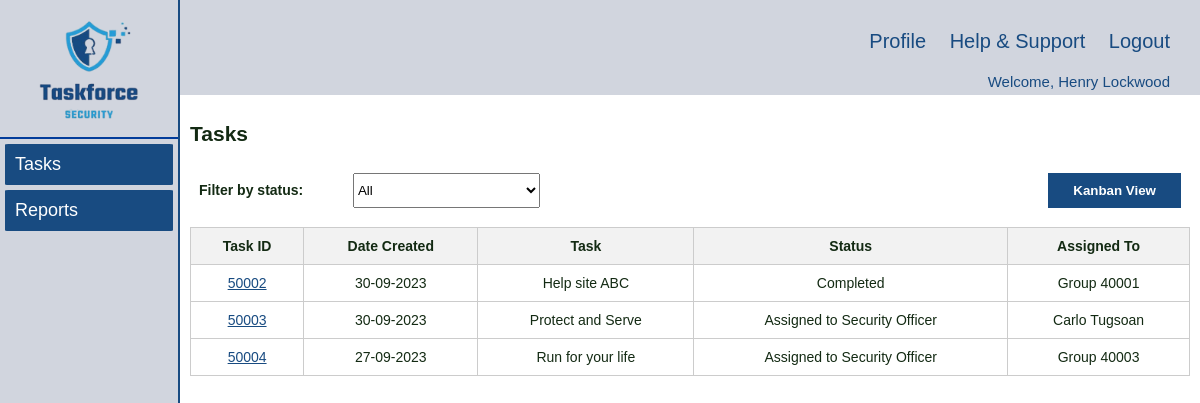
/supervisor/tasks.php (signed in), run on an earlier commit of the app's database.
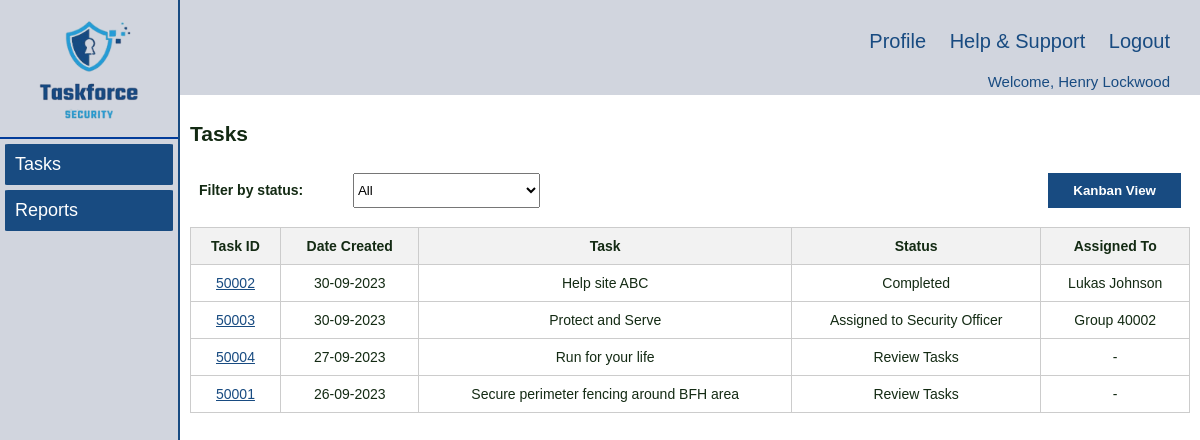
And on a later commit of the database.
### tables this page shows
CREATE TABLE `Task` (
  `taskId` int(5) NOT NULL,
  `taskName` varchar(50) NOT NULL,
  `taskDetailsCli` text NOT NULL,
  `taskDetailsDis` text DEFAULT NULL,
  `taskDetailsSup` text DEFAULT NULL,
  `dateCreated` date NOT NULL,
  `dateFrom` date NOT NULL,
  `dateTo` date NOT NULL,
  `statusDis` char(5) NOT NULL,
  `statusSup` char(5) DEFAULT NULL,
  `dispatcherId` int(5) DEFAULT NULL,
  `supervisorId` int(5) DEFAULT NULL,
  `scheduleId` int(5) DEFAULT NULL,
  `declineReason` text DEFAULT NULL,
  `timestamp` timestamp NOT NULL DEFAULT current_timestamp() ON UPDATE current_timestamp()
);

CREATE TABLE `Status` (
  `statusId` char(5) NOT NULL,
  `status` varchar(100) NOT NULL
);

CREATE TABLE `User` (
  `userId` int(5) NOT NULL,
  `fName` varchar(50) NOT NULL,
  `lName` varchar(50) NOT NULL,
  `role` varchar(20) NOT NULL,
  `dateStart` date NOT NULL,
  `password` varchar(30) NOT NULL,
  `timestamp` timestamp NOT NULL DEFAULT current_timestamp()
);

### supervisor/tasks.php (the view, shortened to what this page needs)
<!DOCTYPE html>
<html lang="en">
<head>
  <link rel="stylesheet" href="../styles/navigation.css" />
  <link rel="stylesheet" href="../styles/style.css" />
</head>
<body>
  <div class="wrapper">
    <div class="left_navbar">
      <div class="logo">
        <img src="../images/Logo.png" alt="" onclick="redirecttotask()" />
      </div>
      <ul>
        <a href="tasks.php">
          <li>Tasks</li>
        </a>
        <a href="reports.php">
          <li>Reports</li>
        </a>
      </ul>
    </div>
    <div class="right_content">
      <div class="upper_navbar">
        <a href="../profile/profile.php">Profile</a>
        <a href="../help_support/help_support.php">Help & Support</a>
        <a href="../login/login.php">Logout</a>
      </div>
      <div class="upper_navbar_user">
        <?php
        $loginUserId = $_SESSION['loginUserId'];
        $loginName = $_SESSION['loginName'];
        echo 'Welcome, ' . $loginName;
        ?>
      </div>
      <div class="main_content">
        <h2>Tasks</h2>
        <div class="divtoggle">
          <div class="filterstatus">
            <label for="filterdropdown">Filter by status:</label>
            <select id="filterdropdown" name="Status">
              <option value="All">All</option>
            </select>
          </div>
          <button class="buttoggle" id="toggleViewButton"></button>
        </div>
        <form>
        <?php
          require_once "../inc/dbconn.inc.php";
          $sql = "SELECT T.taskId, T.dateCreated, T.taskName, T.scheduleId, S.status
                  FROM Task T JOIN Status S ON T.statusSup = S.statusId
                  WHERE T.statusSup IN ('SUP01','SUP02','SUP03','SUP04') AND T.supervisorId = $loginUserId
                  ORDER BY T.dateCreated DESC";
          $tasks = [];
          if ($result = mysqli_query($conn, $sql)) {
            if (mysqli_num_rows($result) > 0) {
              while ($row = mysqli_fetch_assoc($result)) {
                $tasks[] = $row;
              }
            }
          }
        ?>
          <div class="ListView">
            <table id="tasktable">
              <thead>
                <tr>
                  <th>Task ID</th>
                  <th>Date Created</th>
                  <th>Task</th>
                  <th>Status</th>
                  <th>Assigned To</th>
                </tr>
              </thead>
              <tbody id="TaskTableBody">
                <?php
                foreach ($tasks as $task) :
                  $sql = "SELECT U.userId, U.fName, U.lName
                        FROM User U
                        JOIN User_Schedule US ON U.userId = US.userId
                        JOIN Task T ON US.scheduleId = T.scheduleId
                        WHERE T.scheduleId = ?";
                    $statement = mysqli_stmt_init($conn);
                    $users = [];
                    if (mysqli_stmt_prepare($statement, $sql)) {
                        mysqli_stmt_bind_param($statement, 'i', $task['scheduleId']);
                        if (mysqli_stmt_execute($statement)) {
                            $result = mysqli_stmt_get_result($statement);
                            while ($row = mysqli_fetch_assoc($result)) {
                                $users[] = $row;
                            }
                        }
                    }
                ?>
                  <tr>
                      <td>
                          <a href="javascript:void(0);" onclick="redirectToTasksSoPage('<?php echo $task['taskId']; ?>', '<?php echo $task['dateCreated']; ?>',
                              '<?php echo $task['taskName']; ?>', '<?php echo $task['status']; ?>')">
                              <?php echo (isset($task['taskId']) ? htmlspecialchars($task['taskId']) : ''); ?>
                          </a>
                      </td>
                      <td>
                      <?php
                        if (isset($task['dateCreated'])) {
                            $dateCreated = date('d-m-Y', strtotime($task['dateCreated']));
                            echo htmlspecialchars($dateCreated);
                        } else {
                            echo '';
                        }
                        ?>
                      </td>
                      <td><?php echo (isset($task['taskName']) ? htmlspecialchars($task['taskName']) : ''); ?></td>
                      <td><?php echo (isset($task['status']) ? htmlspecialchars($task['status']) : ''); ?></td>
                      <?php
                      if(count($users) > 1) {
                      ?>
                        <td><?php echo (isset($task['scheduleId']) ? 'Group ' . htmlspecialchars($task['scheduleId']) : '-'); ?></td>
                      <?php
                      } else {
                        $user = $users[0];
                      ?>
                        <td><?php echo (isset($user['fName']) && isset($user['fName']) ? htmlspecialchars($user['fName']) . ' ' . htmlspecialchars($user['lName']) : '-'); ?></td>
                      <?php
                      }
                      ?>
                  </tr>
                <?php endforeach;
                ?>
              </tbody>
            </table>
          </div>
        </form>
      </div>
    </div>
  </div>
</body>
</html>

### styles/navigation.css (style rules this page uses)
body { margin: 0% !important; }
.wrapper { width: 100%; height: 100vh; }
.left_navbar { float: left; width: 14.8%; height: 100%; position: fixed; background-color: #D1D5DE; border-right: 2px solid #184B81; }
.left_navbar .logo { margin-top: 20px; margin-bottom: 10px; text-align: center; }
.left_navbar .logo img { width: 100px; height: 100px; margin: 0px auto; }
.left_navbar ul { list-style-type: none; padding-inline-start: 0px !important; border-top: 2px solid #023C9A; }
.left_navbar ul li { font-size: 18px; margin: 5px; padding: 10px; background-color: #184B81; border-radius: 2%; color: white; }
.left_navbar ul a { color: #132A13; text-decoration: none; }
.right_content { float: right; width: 85%; }
.upper_navbar { text-align: right; background-color: #D1D5DE; padding: 30px 30px 20px 30px; font-size: 20px; }
.upper_navbar a { margin-left: 18px; text-decoration: none; color: #184B81; }
.upper_navbar_user { text-align: right; background-color: #D1D5DE; font-size: 15px; color: #184B81; padding-right: 30px; padding-bottom: 5px; }
.main_content { padding: 10px; color: #132A13; }

### styles/style.css (style rules this page uses)
body { font-family: Helvetica, Arial, sans-serif; font-size: 14px; }
table { width: 100%; border-collapse: collapse; border: 1px solid #000; margin-top: 10px; margin-bottom: 10px; }
table a { color: inherit; text-decoration: underline; }
th, td { border: 1px solid #000; padding: 8px; }
button { font-weight: bold; color: #fff; border: none; background-color: #184B81; padding: 10px 25px; cursor: pointer; }
label { font-weight: bold; margin-bottom: 5px; width: 150px; display: inline-block; margin-bottom: 10px; }
table { width: 100%; border-collapse: collapse; }
th, td { text-align: center; padding: 10px; border: 1px solid #ccc; }
th { background-color: #f2f2f2; }
td a { color: #184B81; }
.buttoggle { margin: 9px 9px 9px 9px; text-align: right; }
.divtoggle { display: flex; justify-content: space-between; }
.filterstatus { padding: 9px 9px 9px 9px; }
select#filterdropdown { height: 35px; }

What changed in the data, as far as the page shows it:
changed task "Help site ABC": user.fName (not shown) → "Lukas"; user.lName (not shown) → "Johnson"; scheduleId "40001" → (not shown)
changed task "Protect and Serve": scheduleId (not shown) → "40002"; user.fName "Carlo" → (not shown); user.lName "Tugsoan" → (not shown)
changed task "Run for your life": status.status "Assigned to Security Officer" → "Review Tasks"; scheduleId "40003" → (not shown); now shows "-"
now on this page (row edited): task: taskId "50001", dateCreated "26-09-2023", taskName "Secure perimeter fencing around BFH area", status.status "Review Tasks"
